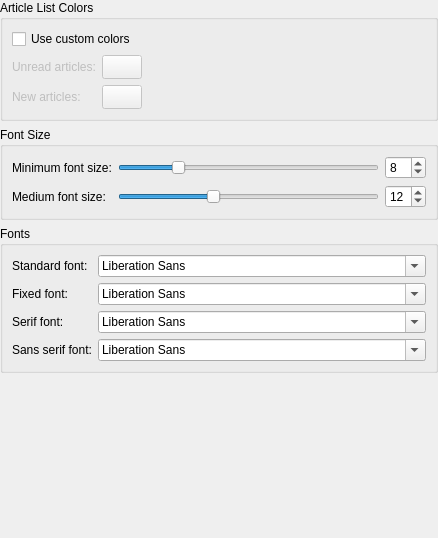
<?xml version="1.0" encoding="UTF-8"?>
<ui version="4.0">
 <author>Frank Osterfeld</author>
 <class>Akregator::SettingsAppearance</class>
 <widget class="QWidget" name="Akregator::SettingsAppearance">
  <property name="geometry">
   <rect>
    <x>0</x>
    <y>0</y>
    <width>438</width>
    <height>538</height>
   </rect>
  </property>
  <layout class="QVBoxLayout" name="verticalLayout" stretch="0,0,0,1">
   <property name="leftMargin">
    <number>0</number>
   </property>
   <property name="topMargin">
    <number>0</number>
   </property>
   <property name="rightMargin">
    <number>0</number>
   </property>
   <property name="bottomMargin">
    <number>0</number>
   </property>
   <item>
    <widget class="QGroupBox" name="groupBox_3">
     <property name="title">
      <string>Article List Colors</string>
     </property>
     <layout class="QGridLayout">
      <item row="1" column="0">
       <layout class="QFormLayout" name="formLayout_3">
        <property name="leftMargin">
         <number>0</number>
        </property>
        <property name="topMargin">
         <number>0</number>
        </property>
        <property name="rightMargin">
         <number>0</number>
        </property>
        <property name="bottomMargin">
         <number>0</number>
        </property>
        <item row="0" column="0">
         <widget class="QLabel" name="lbl_unreadArticles">
          <property name="enabled">
           <bool>false</bool>
          </property>
          <property name="text">
           <string>Unread articles:</string>
          </property>
         </widget>
        </item>
        <item row="0" column="1">
         <widget class="KColorButton" name="kcfg_ColorUnreadArticles">
          <property name="enabled">
           <bool>false</bool>
          </property>
          <property name="minimumSize">
           <size>
            <width>24</width>
            <height>24</height>
           </size>
          </property>
         </widget>
        </item>
        <item row="1" column="0">
         <widget class="QLabel" name="lbl_newArticles">
          <property name="enabled">
           <bool>false</bool>
          </property>
          <property name="text">
           <string>New articles:</string>
          </property>
         </widget>
        </item>
        <item row="1" column="1">
         <widget class="KColorButton" name="kcfg_ColorNewArticles">
          <property name="enabled">
           <bool>false</bool>
          </property>
          <property name="minimumSize">
           <size>
            <width>24</width>
            <height>24</height>
           </size>
          </property>
         </widget>
        </item>
       </layout>
      </item>
      <item row="0" column="0">
       <widget class="QCheckBox" name="kcfg_UseCustomColors">
        <property name="text">
         <string>Use custom colors</string>
        </property>
       </widget>
      </item>
      <item row="1" column="1">
       <spacer>
        <property name="orientation">
         <enum>Qt::Horizontal</enum>
        </property>
        <property name="sizeHint" stdset="0">
         <size>
          <width>40</width>
          <height>20</height>
         </size>
        </property>
       </spacer>
      </item>
     </layout>
    </widget>
   </item>
   <item>
    <widget class="QGroupBox" name="groupBox_2">
     <property name="title">
      <string>Font Size</string>
     </property>
     <layout class="QFormLayout" name="formLayout_2">
      <item row="0" column="0">
       <widget class="QLabel" name="lbl_MinimumFontSize">
        <property name="text">
         <string>Minimum font size:</string>
        </property>
       </widget>
      </item>
      <item row="0" column="1">
       <layout class="QHBoxLayout">
        <property name="leftMargin">
         <number>0</number>
        </property>
        <property name="topMargin">
         <number>0</number>
        </property>
        <property name="rightMargin">
         <number>0</number>
        </property>
        <property name="bottomMargin">
         <number>0</number>
        </property>
        <item>
         <widget class="QSlider" name="slider_minimumFontSize">
          <property name="minimum">
           <number>2</number>
          </property>
          <property name="maximum">
           <number>30</number>
          </property>
          <property name="value">
           <number>8</number>
          </property>
          <property name="orientation">
           <enum>Qt::Horizontal</enum>
          </property>
          <property name="tickInterval">
           <number>3</number>
          </property>
         </widget>
        </item>
        <item>
         <widget class="QSpinBox" name="kcfg_MinimumFontSize">
          <property name="value">
           <number>8</number>
          </property>
         </widget>
        </item>
       </layout>
      </item>
      <item row="2" column="0">
       <widget class="QLabel" name="lbl_MediumFontSize">
        <property name="text">
         <string>Medium font size:</string>
        </property>
       </widget>
      </item>
      <item row="2" column="1">
       <layout class="QHBoxLayout">
        <property name="leftMargin">
         <number>0</number>
        </property>
        <property name="topMargin">
         <number>0</number>
        </property>
        <property name="rightMargin">
         <number>0</number>
        </property>
        <property name="bottomMargin">
         <number>0</number>
        </property>
        <item>
         <widget class="QSlider" name="slider_mediumFontSize">
          <property name="minimum">
           <number>2</number>
          </property>
          <property name="maximum">
           <number>30</number>
          </property>
          <property name="value">
           <number>12</number>
          </property>
          <property name="orientation">
           <enum>Qt::Horizontal</enum>
          </property>
          <property name="tickInterval">
           <number>3</number>
          </property>
         </widget>
        </item>
        <item>
         <widget class="QSpinBox" name="kcfg_MediumFontSize">
          <property name="value">
           <number>12</number>
          </property>
         </widget>
        </item>
       </layout>
      </item>
     </layout>
    </widget>
   </item>
   <item>
    <widget class="QGroupBox" name="groupBox">
     <property name="title">
      <string>Fonts</string>
     </property>
     <layout class="QFormLayout" name="formLayout">
      <item row="0" column="0">
       <widget class="QLabel" name="textLabel1">
        <property name="text">
         <string>Standard font:</string>
        </property>
       </widget>
      </item>
      <item row="0" column="1">
       <widget class="QFontComboBox" name="kcfg_StandardFont"/>
      </item>
      <item row="1" column="0">
       <widget class="QLabel" name="textLabel2_2">
        <property name="text">
         <string>Fixed font:</string>
        </property>
       </widget>
      </item>
      <item row="1" column="1">
       <widget class="QFontComboBox" name="kcfg_FixedFont"/>
      </item>
      <item row="2" column="0">
       <widget class="QLabel" name="textLabel3">
        <property name="text">
         <string>Serif font:</string>
        </property>
       </widget>
      </item>
      <item row="2" column="1">
       <widget class="QFontComboBox" name="kcfg_SerifFont"/>
      </item>
      <item row="3" column="0">
       <widget class="QLabel" name="textLabel4">
        <property name="text">
         <string>Sans serif font:</string>
        </property>
       </widget>
      </item>
      <item row="3" column="1">
       <widget class="QFontComboBox" name="kcfg_SansSerifFont"/>
      </item>
     </layout>
    </widget>
   </item>
   <item>
    <spacer>
     <property name="orientation">
      <enum>Qt::Vertical</enum>
     </property>
     <property name="sizeHint" stdset="0">
      <size>
       <width>20</width>
       <height>1</height>
      </size>
     </property>
    </spacer>
   </item>
  </layout>
 </widget>
 <customwidgets>
  <customwidget>
   <class>KColorButton</class>
   <extends>QPushButton</extends>
   <header>kcolorbutton.h</header>
  </customwidget>
 </customwidgets>
 <tabstops>
  <tabstop>kcfg_UseCustomColors</tabstop>
  <tabstop>kcfg_ColorUnreadArticles</tabstop>
  <tabstop>kcfg_ColorNewArticles</tabstop>
  <tabstop>slider_minimumFontSize</tabstop>
  <tabstop>kcfg_MinimumFontSize</tabstop>
  <tabstop>slider_mediumFontSize</tabstop>
  <tabstop>kcfg_MediumFontSize</tabstop>
  <tabstop>kcfg_StandardFont</tabstop>
  <tabstop>kcfg_FixedFont</tabstop>
  <tabstop>kcfg_SerifFont</tabstop>
  <tabstop>kcfg_SansSerifFont</tabstop>
 </tabstops>
 <resources/>
 <connections/>
</ui>
